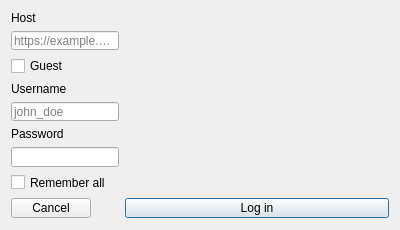
<?xml version="1.0" encoding="UTF-8"?>
<ui version="4.0">
 <class>LoginWindow</class>
 <widget class="QDialog" name="LoginWindow">
  <property name="enabled">
   <bool>true</bool>
  </property>
  <property name="geometry">
   <rect>
    <x>0</x>
    <y>0</y>
    <width>400</width>
    <height>230</height>
   </rect>
  </property>
  <property name="sizePolicy">
   <sizepolicy hsizetype="Fixed" vsizetype="Fixed">
    <horstretch>0</horstretch>
    <verstretch>0</verstretch>
   </sizepolicy>
  </property>
  <property name="minimumSize">
   <size>
    <width>400</width>
    <height>230</height>
   </size>
  </property>
  <property name="maximumSize">
   <size>
    <width>400</width>
    <height>230</height>
   </size>
  </property>
  <property name="windowTitle">
   <string>Mosme - Log in</string>
  </property>
  <layout class="QFormLayout" name="formLayout">
   <item row="0" column="0">
    <widget class="QLabel" name="HostLabel">
     <property name="text">
      <string>Host</string>
     </property>
    </widget>
   </item>
   <item row="1" column="0">
    <widget class="QLineEdit" name="HostInput">
     <property name="text">
      <string/>
     </property>
     <property name="placeholderText">
      <string>https://example.com</string>
     </property>
    </widget>
   </item>
   <item row="3" column="0">
    <widget class="QLabel" name="UsernameLabel">
     <property name="text">
      <string>Username</string>
     </property>
    </widget>
   </item>
   <item row="4" column="0">
    <widget class="QLineEdit" name="UsernameInput">
     <property name="placeholderText">
      <string>john_doe</string>
     </property>
    </widget>
   </item>
   <item row="5" column="0">
    <widget class="QLabel" name="PasswordLabel">
     <property name="text">
      <string>Password</string>
     </property>
    </widget>
   </item>
   <item row="6" column="0">
    <widget class="QLineEdit" name="PasswordInput">
     <property name="echoMode">
      <enum>QLineEdit::Password</enum>
     </property>
    </widget>
   </item>
   <item row="8" column="0">
    <widget class="QCheckBox" name="RememberCheck">
     <property name="text">
      <string>Remember all</string>
     </property>
    </widget>
   </item>
   <item row="9" column="1">
    <widget class="QPushButton" name="LogInButton">
     <property name="text">
      <string>Log in</string>
     </property>
    </widget>
   </item>
   <item row="9" column="0">
    <widget class="QPushButton" name="CancelButton">
     <property name="text">
      <string>Cancel</string>
     </property>
    </widget>
   </item>
   <item row="2" column="0">
    <widget class="QCheckBox" name="GuestInput">
     <property name="text">
      <string>Guest</string>
     </property>
    </widget>
   </item>
  </layout>
 </widget>
 <resources/>
 <connections/>
</ui>
